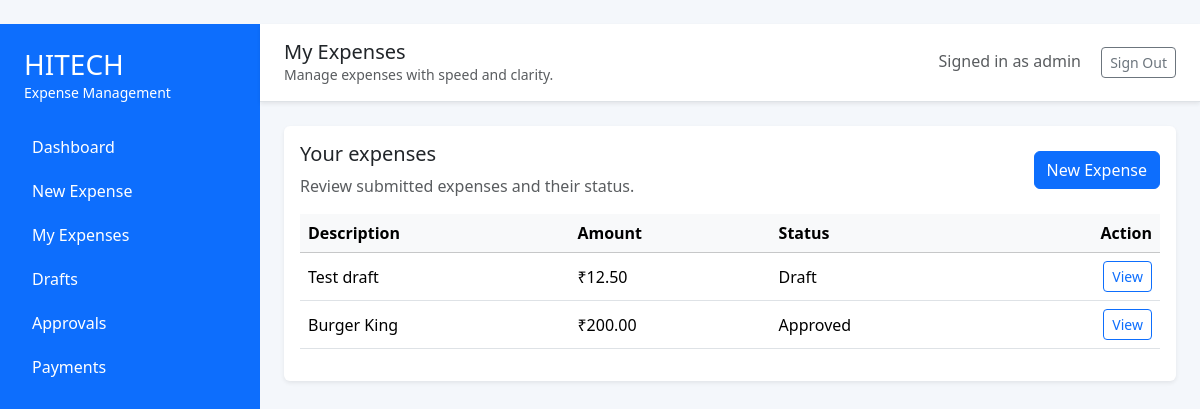
Screenshot of /my_expenses (signed in) with the database file from the repository.
### src/models/database.py (models this page shows)
class Expense(Base):
    __tablename__ = 'expenses'
    id = Column(Integer, primary_key=True)
    user_id = Column(Integer, ForeignKey('users.id'), nullable=False)
    amount = Column(Float, nullable=False)
    description = Column(String, nullable=False)
    status = Column(String, default='Pending')

### src/views/expenses_view.py (the view)
@expenses_view.route('/my_expenses')
def my_expenses():
    if 'user_id' not in session:
        flash('Please log in to view your expenses.', 'warning')
        return redirect(url_for('auth.login'))
    expenses = db.get_expenses_by_user(session['user_id'])
    return render_template('my_expenses.html', expenses=expenses)

### src/main.py (called while the page is built)
@app.teardown_appcontext
def remove_session(exception=None):
    db_session.remove()

### src/models/database.py (called while the page is built)
    def get_expenses_by_user(self, user_id):
        return self.session.query(Expense).filter_by(user_id=user_id).all()

### src/templates/my_expenses.html (shortened to what this page needs)
{% extends 'base.html' %}
{% block page_title %}My Expenses{% endblock %}
{% block content %}
<div class="card shadow-sm border-0">
  <div class="card-body">
    <div class="d-flex justify-content-between align-items-center mb-3">
      <div>
        <h5>Your expenses</h5>
        <p class="text-muted mb-0">Review submitted expenses and their status.</p>
      </div>
      <a href="{{ url_for('submission_form.submit_expense') }}" class="btn btn-primary">New Expense</a>
    </div>
    {% if expenses %}
      <div class="table-responsive">
        <table class="table align-middle">
          <thead class="table-light">
            <tr>
              <th>Description</th>
              <th>Amount</th>
              <th>Status</th>
              <th class="text-end">Action</th>
            </tr>
          </thead>
          <tbody>
            {% for e in expenses %}
              <tr>
                <td>{{ e.description }}</td>
                <td>₹{{ '{:.2f}'.format(e.amount) }}</td>
                <td>{{ e.status }}</td>
                <td class="text-end"><a href="{{ url_for('expenses_view.view_expense', expense_id=e.id) }}" class="btn btn-sm btn-outline-primary">View</a></td>
              </tr>
            {% endfor %}
          </tbody>
        </table>
      </div>
    {% else %}
      <div class="alert alert-secondary">No expenses found. Start by submitting a new expense.</div>
    {% endif %}
  </div>
</div>
{% endblock %}

### rows the page displays
Expense: description "Test draft", amount "12.50", status "Draft"
Expense: description "Burger King", amount "200.00", status "Approved"

### other values shown
{{ session.get('role', 'user') }} "admin"
